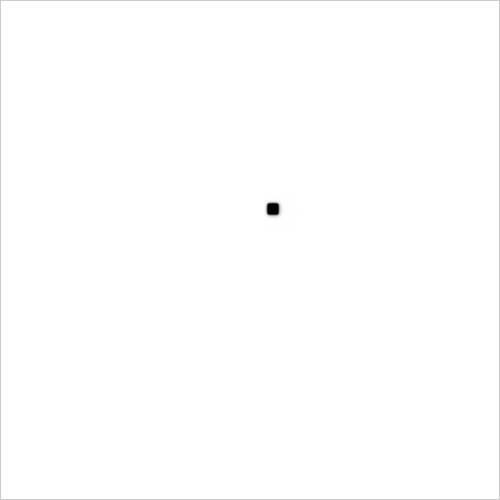
Frame 1 (no input)
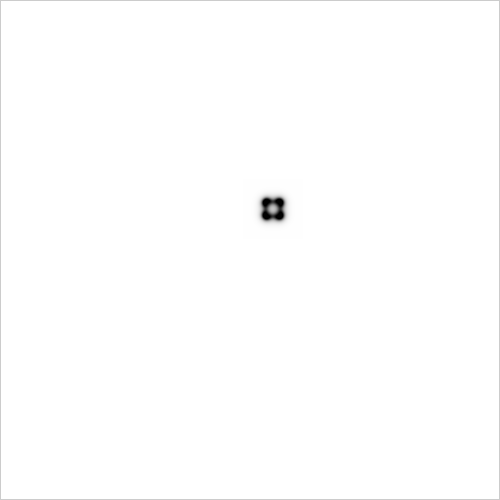
Frame 60 (the mouse pressed at the canvas centre just before this capture)
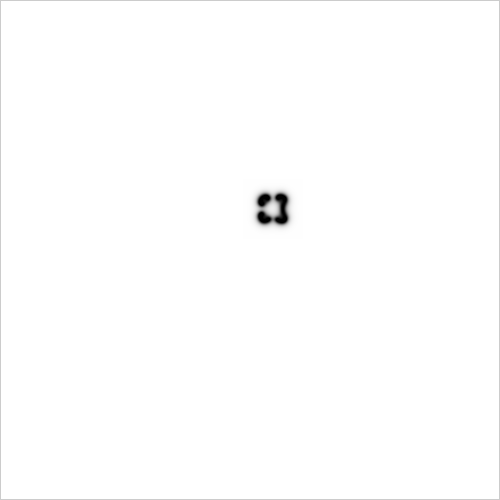
Frame 120 (the mouse held since frame 60 and released just before this capture)

The Processing sketch that drew these frames (run headless with seeded random() and noise(); from frame 60 on, the mouse is pressed at the canvas centre):

// Processing sketch: generative_art_j141
// ── generative_art_j141.pde
Cell[][] grid;
Cell[][] prev;
int size = 15;
int startx, starty;
int xmin, xmax, ymin, ymax;

float dA = 1.0;
float dB = 0.39;
float feed = 0.048;
float k = 0.066;
float fr = 5;

void setup() {
  size(500, 500);
  frameRate(30);
  smooth();
  noFill();
  grid = new Cell[width][height];
  prev = new Cell[width][height];

  for (int i = 0; i < width; i++) {
    for (int j = 0; j < height; j ++) {
      float a = 1;
      float b = 0;
      grid[i][j] = new Cell(a, b);
      prev[i][j] = new Cell(a, b);
    }
  }

  for (int n = 0; n < 1; n++) {
    startx = int(random(width/3, 2*width/3));
    starty = int(random(height/3, 2*height/3));

    for (int i = startx-5; i < startx+5; i++) {
      for (int j = starty-5; j < starty+5; j ++) {
        float a = 0;
        float b = 1;
        grid[i][j] = new Cell(a, b);
        prev[i][j] = new Cell(a, b);
      }
    }
  }
  size = 30;
  xmin = constrain(startx-size, 1, width-1);
  xmax = constrain(startx+size, 1, width-1);
  ymin = constrain(starty-size, 1, height-1);
  ymax = constrain(starty+size, 1, height-1);
}

class Cell {
  float a;
  float b;

  Cell(float a_, float b_) {
    a = a_;
    b = b_;
  }
}


void update() {
  //if (frameCount%50 == 0) size++;
  boolean test = true;
  while (test && xmin > 1) {
    test = false;
    for (int i = ymin; i < ymax; i++) {
      if (prev[xmin][i].b > 0.001) {
        xmin = constrain(xmin-1, 1, width-1);
        test = true;
      }
    }
  }
  test = true;
  while (test && xmax < width-1) {
    test = false;
    for (int i = ymin; i < ymax; i++) {
      if (prev[xmax-1][i].b > 0.001) {
        xmax = constrain(xmax+1, 1, width-1);
        test = true;
      }
    }
  }
  test = true;
  while (test && ymin > 1) {
    test = false;
    for (int i = xmin; i < xmax; i++) {
      if (prev[i][ymin].b > 0.001) {
        test = true;
        ymin = constrain(ymin-1, 1, width-1);
      }
    }
  }
  test = true;
  while (test && ymax < height-1) {
    test = false;
    for (int i = xmin; i < xmax; i++) {
      if (prev[i][ymax-1].b > 0.001) {
        ymax = constrain(ymax+1, 1, width-1);
        test = true;
      }
    }
  }
  for (int i = xmin; i < xmax; i++) {
    for (int j = ymin; j < ymax; j ++) {
      Cell spot = prev[i][j];
      Cell newspot = grid[i][j];

      float a = spot.a;
      float b = spot.b;

      float laplaceA = 0;
      float laplaceAa = 0;
      float laplaceAb = 0;
      laplaceA += a*-1;
      laplaceAa += prev[i+1][j].a;
      laplaceAa += prev[i-1][j].a;
      laplaceAa += prev[i][j+1].a;
      laplaceAa += prev[i][j-1].a;
      laplaceAb += prev[i-1][j-1].a;
      laplaceAb += prev[i+1][j-1].a;
      laplaceAb += prev[i-1][j+1].a;
      laplaceAb += prev[i+1][j+1].a;
      laplaceA += laplaceAa*0.2 + laplaceAb*0.05;

      float laplaceB = 0;
      float laplaceBa = 0;
      float laplaceBb = 0;
      laplaceB += b*-1;
      laplaceBa += prev[i+1][j].b;
      laplaceBa += prev[i-1][j].b;
      laplaceBa += prev[i][j+1].b;
      laplaceBa += prev[i][j-1].b;
      laplaceBb += prev[i-1][j-1].b;
      laplaceBb += prev[i+1][j-1].b;
      laplaceBb += prev[i-1][j+1].b;
      laplaceBb += prev[i+1][j+1].b;
      laplaceB += laplaceBa*0.2 + laplaceBb*0.05;

      newspot.a = a + (dA*laplaceA - a*b*b + feed*(1-a))*1;
      newspot.b = b + (dB*laplaceB + a*b*b - (k+feed)*b)*1;

      newspot.a = constrain(newspot.a, 0, 1);
      newspot.b = constrain(newspot.b, 0, 1);
    }
  }
}

void swap() {
  /**Cell[][] temp = prev;
  prev = grid;
  grid = temp;**/
  grid = prev;
}

void draw() {
  //background(1);
  //println(frameRate);
  
  /**if (frameRate > 24)
    fr = constrain(fr+0.05, 1, 10);
  else if (frameRate < 24)
    fr = constrain(fr-0.05, 1, 10);
  println(fr);**/
  for (int i = 0; i < fr; i++) {
    update();
    swap();
  }

  loadPixels();
  for (int i = 1; i < width-1; i++) {
    for (int j = 1; j < height-1; j ++) {
      Cell spot = grid[i][j];
      float a = spot.a;
      float b = spot.b;
      int pos = i + j * width;
      pixels[pos] = color((a-b)*255);
    }
  }
  updatePixels();
  /**line(xmin, ymin, xmax, ymin);
  line(xmin, ymin, xmin, ymax);
  line(xmax, ymin, xmax, ymax);
  line(xmin, ymax, xmax, ymax);**/
}
